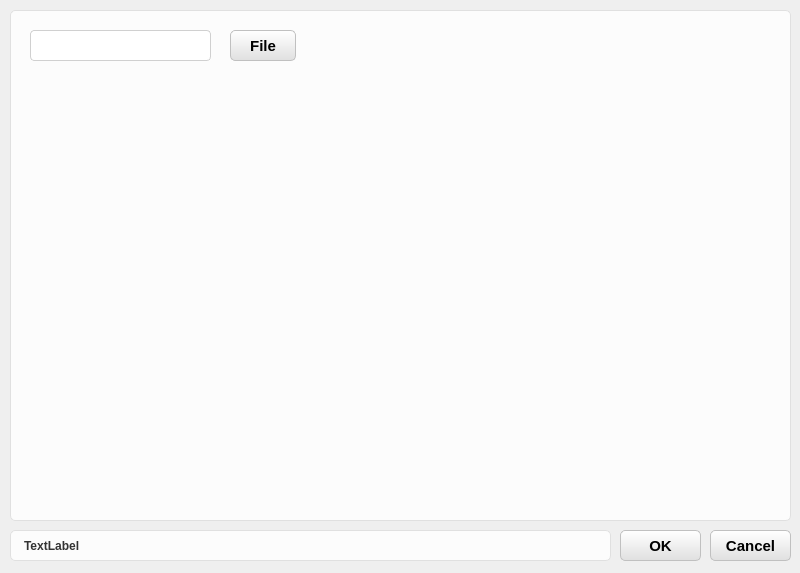
<?xml version="1.0" encoding="UTF-8"?>
<ui version="4.0">
 <class>FileDialog</class>
 <widget class="QDialog" name="FileDialog">
  <property name="geometry">
   <rect>
    <x>0</x>
    <y>0</y>
    <width>800</width>
    <height>573</height>
   </rect>
  </property>
  <property name="windowTitle">
   <string>Dialog</string>
  </property>
  <property name="styleSheet">
   <string notr="true">/* ================== QPushButton &amp; QToolButton 开始 ================== */

/* 按钮默认状态 */
QPushButton, QToolButton {
    border: 1px solid #c0c0c0;      
    background: qlineargradient(x1:0, y1:0, x2:0, y2:1, stop:0 #ffffff, stop:1 #e0e0e0);
    border-radius: 5px; 
    outline: none;                  
    padding: 0px;                   
}

/* 按钮鼠标悬停时 */
QPushButton:hover, QToolButton:hover {
    border: 1px solid #a0a0a0;      
    background: qlineargradient(x1:0, y1:0, x2:0, y2:1, stop:0 #ffffff, stop:1 #d0d0d0);
}

/* 按钮鼠标按下时 */
QPushButton:pressed, QToolButton:pressed {
    border: 1px solid #808080;      
    background: qlineargradient(x1:0, y1:0, x2:0, y2:1, stop:0 #d0d0d0, stop:1 #e0e0e0);
}

/* ================== QLineEdit 开始 ================== */

/* 默认状态 */
QLineEdit {
    background-color: #ffffff;
    border: 1px solid #D0D0D0;     
    border-radius: 4px;            
    padding: 2px 2px;              
    color: #222222;                
    min-height: 20px;              
}

/* 获得焦点时 */
QLineEdit:focus {
    border: 1px solid #007AFF;     
    background-color: #E8F4FF;     
}

/* 禁用状态 */
QLineEdit:disabled {
    background-color: #eef1f5;     
    color: #9aa0a6;                
    border: 1px solid #d3d8e0;     
}

/* ================== QTableWidget 开始 ================== */

QTableWidget {
    background-color: #ffffff;
    border: 1px solid #c8cdd6;
    border-radius: 5px;
    gridline-color: #eef1f5;
    selection-background-color: #eef1f5;
    color: #222222;
}

QTableWidget::item {
    padding: 2px 2px;
}

/* 表头样式（补充了右侧分割线） */
QHeaderView::section {
    background-color: #ffffff;
    border: none;
    border-bottom: 1px solid #c8cdd6;
    border-right: 1px solid #eef1f5; /* ⚠️ 新增：给表头加上右侧分割线，区分不同列 */
    padding: 2px 2px;
    color: #222222;
}

/* ================== QGroupBox 开始 ================== */

QGroupBox {
    border: 1px solid #E0E0E0; 
    border-radius: 5px; 
    background-color: #FCFCFC; 
    margin-top: 10px; /* ⚠️ 新增：给标题留出一点顶部空间 */
}

/* 分组框标题（补充了左右内边距） */
QGroupBox::title {
    subcontrol-origin: margin;
    subcontrol-position: top left;
    color: #333333;
    font-weight: bold;
    background-color: #FCFCFC; 
    padding: 0 5px; /* ⚠️ 新增：左右留出 5px 空间，让遮盖边框的效果更自然，文字不贴边 */
}

/* ================== QLabel 开始 ================== */

QLabel {
    color: #333333;           /* 与 QGroupBox::title 保持一致的深灰色 */
    font-weight: bold;        /* 保持相同的加粗效果（如果是普通文本可去掉这行） */
    background-color: #FCFCFC; /* 与分组框背景色一致 */
    border: 1px solid #E0E0E0; /* 相同的边框颜色和粗细 */
    border-radius: 5px;       /* 相同的圆角 */
    padding: 6px 10px;        /* 适当的内边距，让文字不贴边，视觉上更舒适 */
}</string>
  </property>
  <widget class="QPushButton" name="pushButton_OK">
   <property name="geometry">
    <rect>
     <x>620</x>
     <y>530</y>
     <width>81</width>
     <height>31</height>
    </rect>
   </property>
   <property name="font">
    <font>
     <pointsize>11</pointsize>
     <weight>75</weight>
     <bold>true</bold>
    </font>
   </property>
   <property name="text">
    <string>OK</string>
   </property>
  </widget>
  <widget class="QPushButton" name="pushButton_Cancel">
   <property name="geometry">
    <rect>
     <x>710</x>
     <y>530</y>
     <width>81</width>
     <height>31</height>
    </rect>
   </property>
   <property name="font">
    <font>
     <pointsize>11</pointsize>
     <weight>75</weight>
     <bold>true</bold>
    </font>
   </property>
   <property name="text">
    <string>Cancel</string>
   </property>
  </widget>
  <widget class="QGroupBox" name="groupBox">
   <property name="geometry">
    <rect>
     <x>10</x>
     <y>0</y>
     <width>781</width>
     <height>521</height>
    </rect>
   </property>
   <property name="title">
    <string/>
   </property>
   <widget class="QLineEdit" name="lineEdit">
    <property name="geometry">
     <rect>
      <x>20</x>
      <y>30</y>
      <width>181</width>
      <height>31</height>
     </rect>
    </property>
   </widget>
   <widget class="QPushButton" name="pushButton_AddFile">
    <property name="geometry">
     <rect>
      <x>220</x>
      <y>30</y>
      <width>66</width>
      <height>31</height>
     </rect>
    </property>
    <property name="font">
     <font>
      <pointsize>11</pointsize>
      <weight>75</weight>
      <bold>true</bold>
     </font>
    </property>
    <property name="text">
     <string>File</string>
    </property>
   </widget>
  </widget>
  <widget class="QLabel" name="label">
   <property name="geometry">
    <rect>
     <x>10</x>
     <y>530</y>
     <width>601</width>
     <height>31</height>
    </rect>
   </property>
   <property name="text">
    <string>TextLabel</string>
   </property>
  </widget>
 </widget>
 <resources/>
 <connections/>
</ui>
